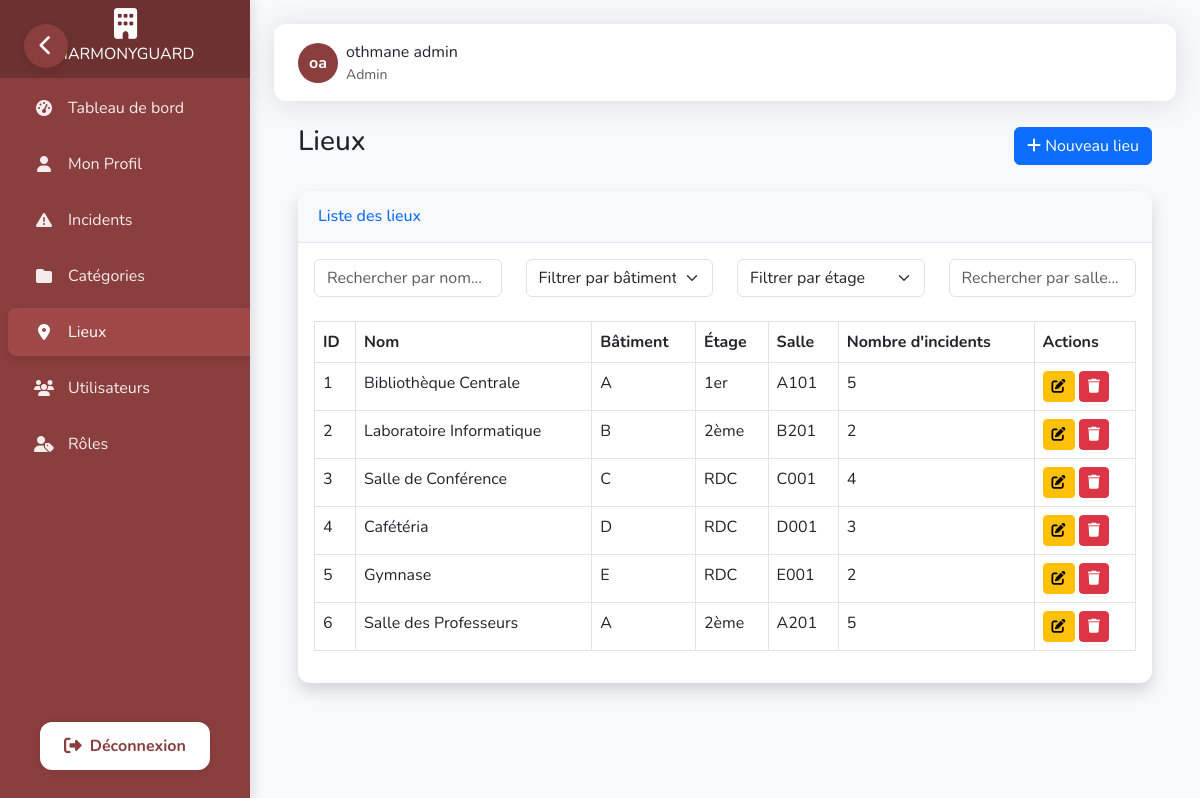
Page /dashboard/lieux/ (signed in) on the committed database.
### dashboard/models.py (models this page shows, shortened)
class Utilisateur(AbstractBaseUser, PermissionsMixin):
    nom = models.CharField(max_length=50)
    prenom = models.CharField(max_length=50)
    email = models.EmailField(unique=True)
    telephone = models.CharField(max_length=20, blank=True, null=True)
    actif = models.BooleanField(default=True)
    role = models.ForeignKey(Role, on_delete=models.CASCADE)
    is_staff = models.BooleanField(default=False)
    is_superuser = models.BooleanField(default=False)
    objects = UtilisateurManager()
    USERNAME_FIELD = 'email'
    REQUIRED_FIELDS = ['nom', 'prenom']
    @property
    def is_active(self):
        return self.actif

class Role(models.Model):
    nom = models.CharField(max_length=30, unique=True)
    permissions = models.TextField(blank=True)

class Lieu(models.Model):
    nom = models.CharField(max_length=50)
    batiment = models.CharField(max_length=50, blank=True, null=True)
    etage = models.CharField(max_length=20, blank=True, null=True)
    salle = models.CharField(max_length=20, blank=True, null=True)

### dashboard/views.py (the view)
# urls.py: path('lieux/', views.liste_lieux, name='liste_lieux'),
@login_required
@permission_required('view_lieu')
def liste_lieux(request):
    lieux = Lieu.objects.all()
    return render(request, 'dashboard/lieux/liste.html', {'lieux': lieux})

### dashboard/templates/dashboard/lieux/liste.html (shortened to what this page needs)
{% extends 'dashboard/base.html' %}
{% load static %}
{% block content %}
<div class="container-fluid px-4">
    <div class="d-flex justify-content-between align-items-center mb-4">
        <h1 class="h3 text-gray-800">Lieux</h1>
        <a href="{% url 'creer_lieu' %}" class="btn btn-primary">
            <i class="fas fa-plus"></i> Nouveau lieu
        </a>
    </div>
    <div class="card shadow mb-4">
        <div class="card-header py-3">
            <h6 class="m-0 font-weight-bold text-primary">Liste des lieux</h6>
        </div>
        <div class="card-body">
            <div class="row mb-3">
                <div class="col-md-3 mb-2">
                    <input type="text" class="form-control" id="lieuNameSearch" placeholder="Rechercher par nom...">
                </div>
                <div class="col-md-3 mb-2">
                    <select id="lieuBuildingFilter" class="form-select">
                        <option value="">Filtrer par bâtiment</option>
                    </select>
                </div>
                <div class="col-md-3 mb-2">
                    <select id="lieuFloorFilter" class="form-select">
                        <option value="">Filtrer par étage</option>
                    </select>
                </div>
                <div class="col-md-3 mb-2">
                    <input type="text" class="form-control" id="lieuRoomSearch" placeholder="Rechercher par salle...">
                </div>
            </div>
            <div class="table-responsive">
                <table class="table table-bordered" id="lieuxTable" width="100%" cellspacing="0">
                    <thead>
                        <tr>
                            <th>ID</th>
                            <th>Nom</th>
                            <th>Bâtiment</th>
                            <th>Étage</th>
                            <th>Salle</th>
                            <th>Nombre d'incidents</th>
                            <th>Actions</th>
                        </tr>
                    </thead>
                    <tbody>
                        {% for lieu in lieux %}
                        <tr>
                            <td>{{ lieu.id }}</td>
                            <td>{{ lieu.nom }}</td>
                            <td>{{ lieu.batiment|default:"-" }}</td>
                            <td>{{ lieu.etage|default:"-" }}</td>
                            <td>{{ lieu.salle|default:"-" }}</td>
                            <td>{{ lieu.incident_set.count }}</td>
                            <td>
                                <a href="{% url 'modifier_lieu' lieu.id %}" class="btn btn-sm btn-warning">
                                    <i class="fas fa-edit"></i>
                                </a>
                                <a href="{% url 'supprimer_lieu' lieu.id %}" class="btn btn-sm btn-danger">
                                    <i class="fas fa-trash"></i>
                                </a>
                            </td>
                        </tr>
                        {% empty %}
                        <tr>
                            <td colspan="7" class="text-center">Aucun lieu trouvé.</td>
                        </tr>
                        {% endfor %}
                    </tbody>
                </table>
            </div>
        </div>
    </div>
</div>
{% endblock %}

### dashboard/templates/dashboard/base.html (shortened to what this page needs)
<!DOCTYPE html>
<html lang="fr">
<head>
    {% load static %}
    <link href="https://cdn.jsdelivr.net/npm/bootstrap@5.3.0-alpha1/dist/css/bootstrap.min.css" rel="stylesheet">
    <link rel="stylesheet" href="https://cdnjs.cloudflare.com/ajax/libs/font-awesome/6.4.0/css/all.min.css">
    <link href="https://unpkg.com/aos@2.3.1/dist/aos.css" rel="stylesheet">
</head>
<body>
    {% if user.is_authenticated %}
    <nav class="sidebar" id="sidebar" data-aos="fade-right" data-aos-duration="1000">
        <a class="navbar-brand" href="{% url 'dashboard_home' %}">
            <i class="fas fa-building brand-icon"></i>
            <span class="brand-text">HARMONYGUARD</span>
        </a>
        <div class="nav flex-column">
            <div class="nav-item">
                <a class="nav-link {% if request.path == '/dashboard/' %}active{% endif %}"
                    href="{% url 'dashboard_home' %}">
                    <i class="fas fa-tachometer-alt"></i>
                    <span>Tableau de bord</span>
                </a>
            </div>
            <div class="nav-item">
                <a class="nav-link {% if request.path == '/profile/' %}active{% endif %}" href="{% url 'profile' %}">
                    <i class="fas fa-user"></i>
                    <span>Mon Profil</span>
                </a>
            </div>
            <div class="nav-item">
                <a class="nav-link {% if '/incidents/' in request.path %}active{% endif %}"
                    href="{% url 'liste_incidents' %}">
                    <i class="fas fa-exclamation-triangle"></i>
                    <span>Incidents</span>
                </a>
            </div>
            {% if user.role.nom.lower == 'admin' or 'view_categorie' in user.role.permissions_list %}
            <div class="nav-item">
                <a class="nav-link {% if '/categories/' in request.path %}active{% endif %}"
                    href="{% url 'liste_categories' %}">
                    <i class="fas fa-folder"></i>
                    <span>Catégories</span>
                </a>
            </div>
            {% endif %}
            {% if user.role.nom.lower == 'admin' or 'view_lieu' in user.role.permissions_list %}
            <div class="nav-item">
                <a class="nav-link {% if '/lieux/' in request.path %}active{% endif %}" href="{% url 'liste_lieux' %}">
                    <i class="fas fa-map-marker-alt"></i>
                    <span>Lieux</span>
                </a>
            </div>
            {% endif %}
            {% if user.role.nom.lower == 'admin' or 'view_utilisateur' in user.role.permissions_list %}
            <div class="nav-item">
                <a class="nav-link {% if '/utilisateurs/' in request.path %}active{% endif %}"
                    href="{% url 'liste_utilisateurs' %}">
                    <i class="fas fa-users"></i>
                    <span>Utilisateurs</span>
                </a>
            </div>
            {% endif %}
            {% if user.role.nom.lower == 'admin' or 'view_role' in user.role.permissions_list %}
            <div class="nav-item">
                <a class="nav-link {% if '/roles/' in request.path %}active{% endif %}" href="{% url 'liste_roles' %}">
                    <i class="fas fa-user-tag"></i>
                    <span>Rôles</span>
                </a>
            </div>
            {% endif %}
        </div>
        <div class="logout-section">
            <a href="{% url 'custom_logout' %}" class="logout-button">
                <i class="fas fa-sign-out-alt"></i>
                <span>Déconnexion</span>
            </a>
        </div>
    </nav>
    <button class="sidebar-toggle" id="sidebarToggle" aria-label="Toggle Sidebar">
        <i class="fas fa-chevron-left"></i>
    </button>
    {% endif %}
    <div class="content" id="content">
        {% if user.is_authenticated %}
        <div class="topbar" data-aos="fade-down" data-aos-duration="800">
            <div class="d-flex align-items-center">
                <div class="d-flex align-items-center">
                    <div class="user-avatar">
                        {{ user.prenom|first }}{{ user.nom|first }}
                    </div>
                    <div class="ms-2">
                        <div>{{ user.prenom }} {{ user.nom }}</div>
                        <div class="small text-muted">{{ user.role.nom }}</div>
                    </div>
                </div>
            </div>
        </div>
        {% endif %}
        {% block content %}{% endblock %}
    </div>
</body>
</html>

### dashboard/templates/dashboard/base.html (style rules this page uses)
:root { --primary-color: #8b3e3e; --secondary-color: #7a3636; --success-color: #1cc88a; --info-color: #36b9cc; --warning-color: #f6c23e; --danger-color: #e74a3b; --light-color: #f8f9fc; --dark-color: #5a5c69; --sidebar-bg: #8b3e3e; --sidebar-hover: #9e4848; --sidebar-active: #6d3131; --sidebar-width: 250px; --sidebar-collapsed-width: 70px; }
body { font-family: 'Nunito', sans-serif; background-color: #f8f9fc; overflow-x: hidden; }
.sidebar { width: var(--sidebar-width); min-height: 100vh; background-color: var(--sidebar-bg); color: white; position: fixed; z-index: 1000; top: 0; left: 0; overflow-x: hidden; transition: all 0.3s cubic-bezier(0.4, 0, 0.2, 1); box-shadow: 4px 0 10px rgba(0, 0, 0, 0.1); }
.sidebar .navbar-brand { padding: 1.5rem 0; display: flex; flex-direction: column; align-items: center; justify-content: center; text-align: center; background-color: var(--sidebar-active); margin-bottom: 0; height: 80px; transition: all 0.3s ease; white-space: nowrap; overflow: hidden; }
.sidebar .navbar-brand .brand-icon { font-size: 1.75rem; margin-bottom: 0.25rem; transition: all 0.3s ease; }
.sidebar .nav-item { position: relative; width: 100%; margin: 4px 0; }
.sidebar .nav-link { display: flex; align-items: center; width: 100%; padding: 0.75rem 1.5rem; color: rgba(255, 255, 255, 0.9); transition: all 0.3s ease; border-radius: 8px; margin: 0 8px; white-space: nowrap; overflow: hidden; }
.sidebar .nav-link.active { background-color: var(--sidebar-hover); color: white; box-shadow: 0 4px 8px rgba(0, 0, 0, 0.1); }
.sidebar .nav-link i { margin-right: 0.75rem; width: 24px; text-align: center; font-size: 1rem; transition: all 0.3s ease; }
.sidebar-toggle { position: fixed; top: 24px; left: 24px; z-index: 2000; background-color: var(--primary-color); border: none; color: white; width: 44px; height: 44px; border-radius: 50%; display: flex; align-items: center; justify-content: center; cursor: pointer; transition: all 0.3s ease; box-shadow: 0 2px 8px rgba(0,0,0,0.12); }
.sidebar-toggle i { font-size: 1.3rem; }
.content { margin-left: var(--sidebar-width); padding: 1.5rem; transition: all 0.3s cubic-bezier(0.4, 0, 0.2, 1); min-height: 100vh; }
.card { border: none; border-radius: 12px; box-shadow: 0 0.15rem 1.75rem 0 rgba(58, 59, 69, 0.15); margin-bottom: 1.5rem; overflow: hidden; transition: all 0.3s ease; }
.card-header { background-color: #f8f9fc; border-bottom: 1px solid #e3e6f0; padding: 1rem 1.25rem; font-weight: 600; }
.topbar { background-color: white; box-shadow: 0 0.15rem 1.75rem 0 rgba(58, 59, 69, 0.15); padding: 1rem 1.5rem; margin-bottom: 1.5rem; display: flex; justify-content: space-between; align-items: center; border-radius: 12px; transition: all 0.3s ease; }
.user-avatar { width: 40px; height: 40px; background-color: var(--primary-color); color: white; border-radius: 50%; display: flex; align-items: center; justify-content: center; font-weight: 700; transition: all 0.3s ease; cursor: pointer; }
.logout-section { position: absolute; bottom: 30px; left: 0; width: 100%; display: flex; justify-content: center; }
.logout-button { display: flex; align-items: center; justify-content: center; gap: 0.5rem; background: #fff; color: var(--primary-color) !important; font-weight: 700; border: none; border-radius: 12px; padding: 0.75rem 1.5rem; margin: 0 1.5rem; box-shadow: 0 2px 8px rgba(0,0,0,0.08); transition: background 0.2s, color 0.2s, transform 0.2s; text-decoration: none; font-size: 1rem; }
.logout-button i { font-size: 1.1rem; }
.logout-button span { display: inline; transition: opacity 0.2s; }

### rows in the picture
Utilisateur: prenom|first "o", nom|first "a", prenom "othmane", nom "admin", role.nom "Admin"
Lieu: id "1", nom "Bibliothèque Centrale", batiment "A", etage "1er", salle "A101", incident_set.count "5"
Lieu: id "2", nom "Laboratoire Informatique", batiment "B", etage "2ème", salle "B201", incident_set.count "2"
Lieu: id "3", nom "Salle de Conférence", batiment "C", etage "RDC", salle "C001", incident_set.count "4"
Lieu: id "4", nom "Cafétéria", batiment "D", etage "RDC", salle "D001", incident_set.count "3"
Lieu: id "5", nom "Gymnase", batiment "E", etage "RDC", salle "E001", incident_set.count "2"
Lieu: id "6", nom "Salle des Professeurs", batiment "A", etage "2ème", salle "A201", incident_set.count "5"
